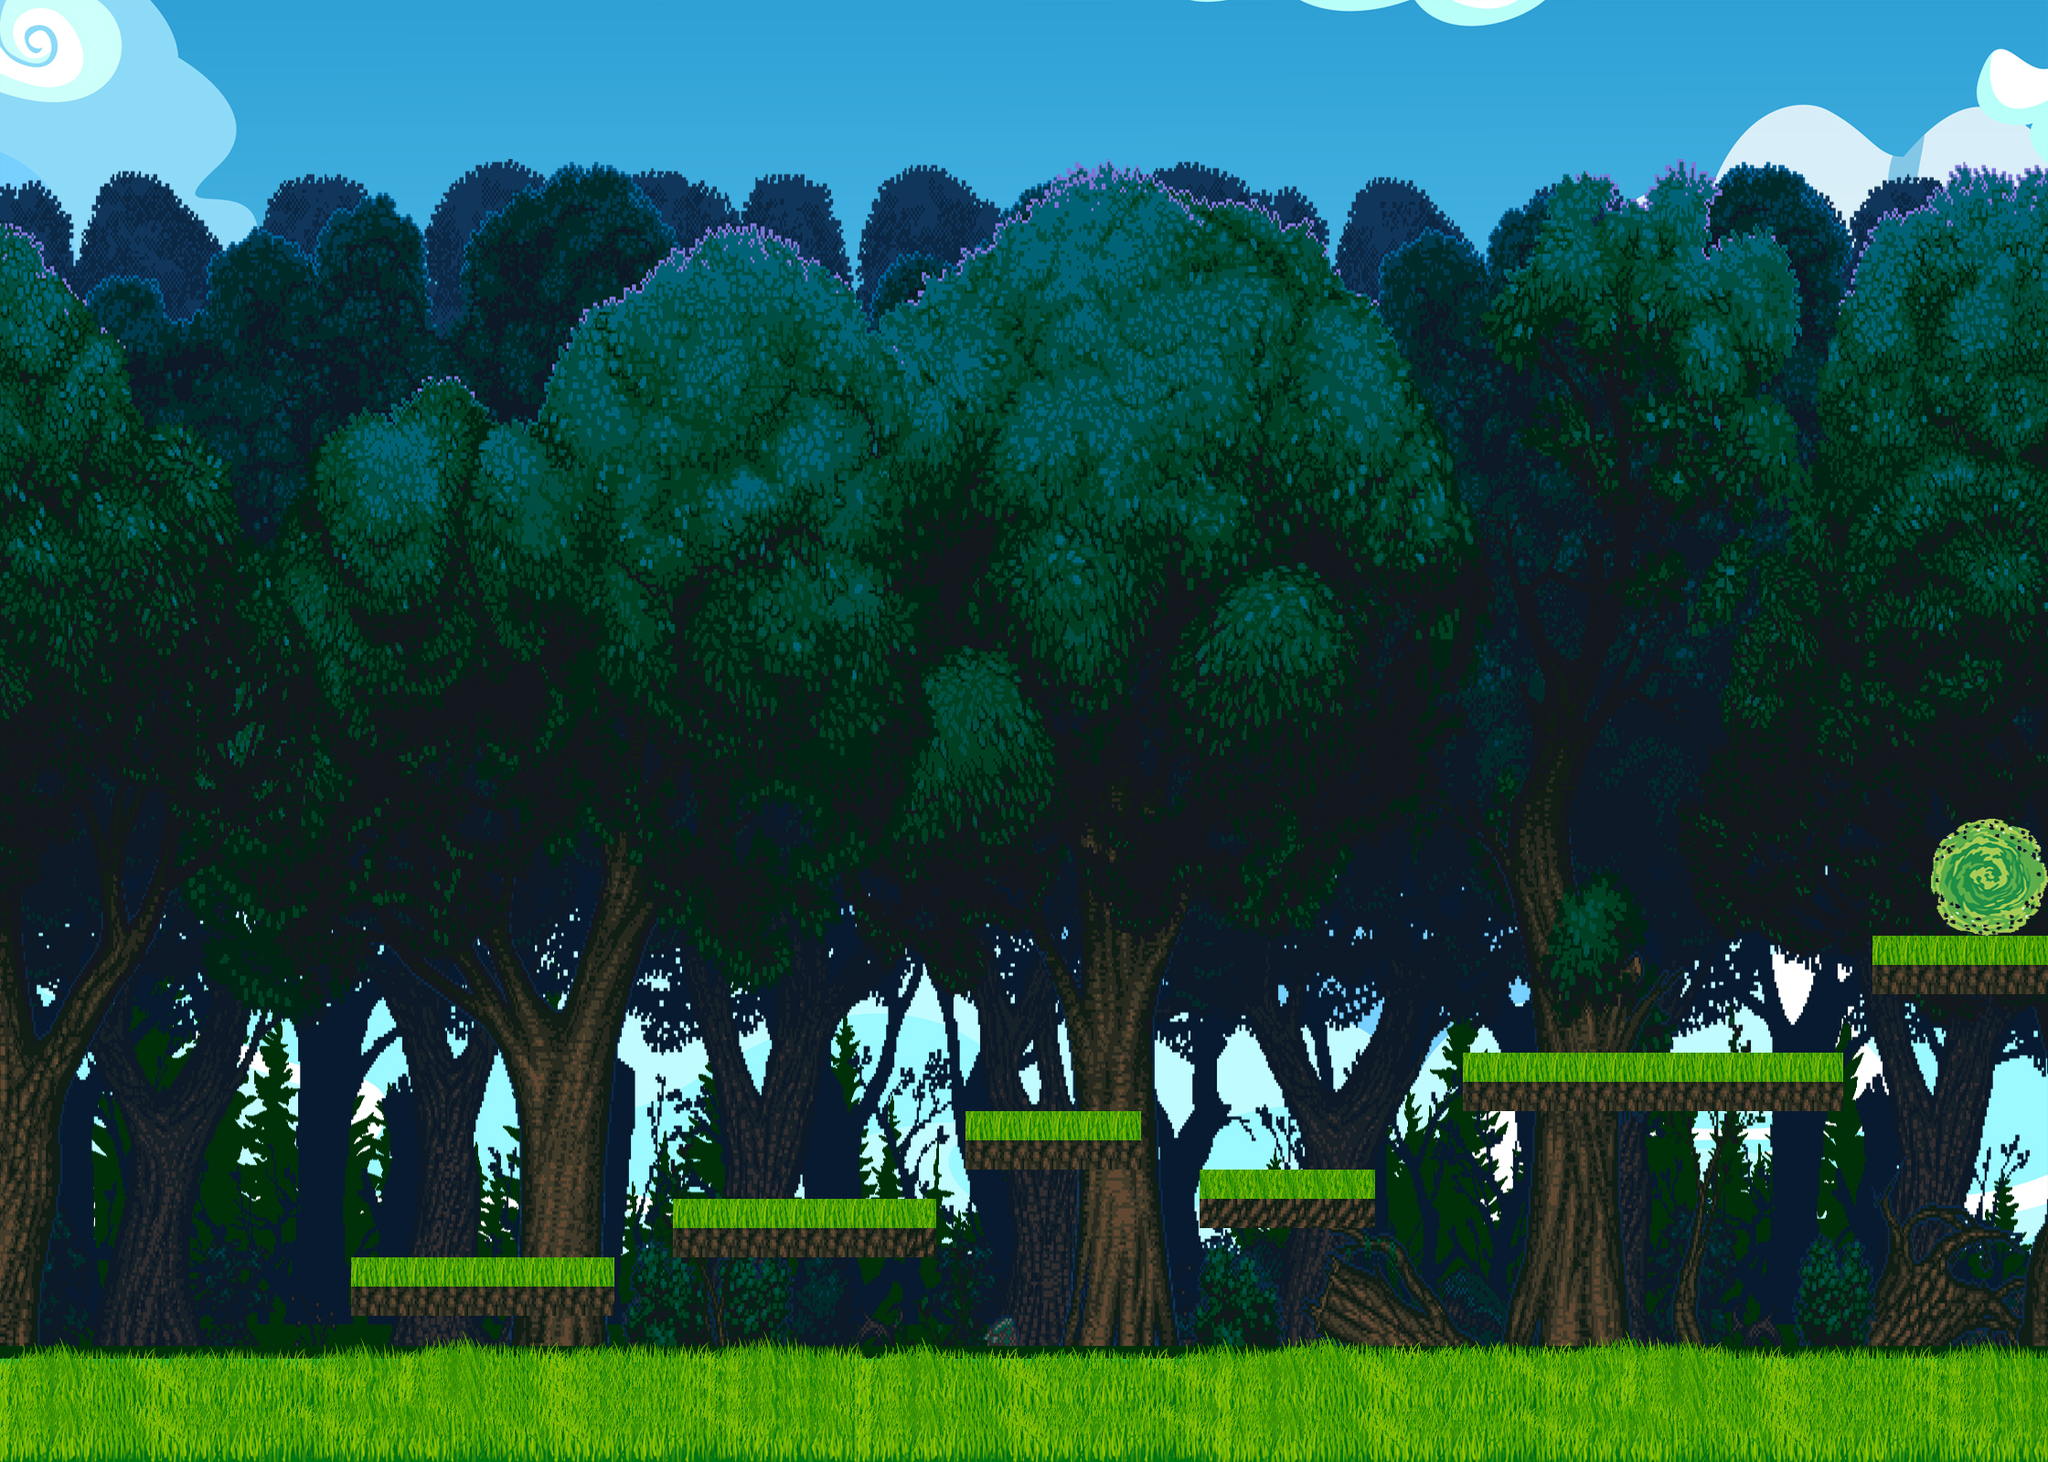

Tiled map render using the project's own tile images. Description and the map definition, with tile-layer contents summarised, below:
An orthogonal 70x50 tile map with 32x32 px tiles, 3 tile layers (Capa de Patrones 1, Capa de patrones 2, Capa de patrones 3), 2 tilesets and 19 objects (2x 2, 2x 1, 0).

<map version="1.0" orientation="orthogonal" renderorder="right-down" width="70" height="50" tilewidth="32" tileheight="32" nextobjectid="48">
 <tileset firstgid="1" name="FONDOFINAL" tilewidth="32" tileheight="32" tilecount="3500">
  <image source="resources/Imagenes/FONDOFINAL.jpg" width="2240" height="1600" />
 </tileset>
 <tileset firstgid="3501" name="portal" tilewidth="32" tileheight="32" tilecount="16">
  <image source="resources/Imagenes/portal.png" width="128" height="128" />
 </tileset>
 <layer name="Capa de Patrones 1" width="70" height="50">
  <data>[3500 cells, 3500 non-empty, 3402 distinct tile ids]</data>
 </layer>
 <layer name="Capa de patrones 2" width="70" height="50">
  <data>[3500 cells, 16 non-empty, 16 distinct tile ids]</data>
 </layer>
 <layer name="Capa de patrones 3" width="70" height="50">
  <data>[3500 cells, 0 non-empty, 0 distinct tile ids]</data>
 </layer>
 <objectgroup name="Capa de Colisiones">
  <object id="1" x="0" y="1505" width="2230" height="85" />
  <object id="3" x="5" y="-5" width="2230" height="25" />
  <object id="4" x="2220" y="-5" width="20" height="1590" />
  <object id="5" x="0" y="-5" width="30" height="1590" />
  <object id="6" x="386" y="1376" width="284" height="64" />
  <object id="7" x="735" y="1314" width="288" height="62" />
  <object id="8" x="1312" y="1278.67" width="192" height="62.6667" />
  <object id="9" x="1602" y="1152" width="408" height="63" />
  <object id="25" x="2050" y="1024" width="195" height="60" />
  <object id="27" x="1059" y="1220" width="190" height="56" />
 </objectgroup>
 <objectgroup name="Capa de Enemigos">
  <object id="15" type="2" x="1780" y="1071" width="78" height="80">
   <ellipse />
  </object>
 </objectgroup>
 <objectgroup name="Capa de Player">
  <object id="21" x="110" y="1112" width="100" height="102">
   <ellipse />
  </object>
 </objectgroup>
 <objectgroup name="Capa de PowerUps">
  <object id="22" type="1" x="870" y="1263" width="35" height="40" />
 </objectgroup>
 <objectgroup name="Capa de Puerta">
  <object id="35" x="2124" y="900" width="104" height="120" />
 </objectgroup>
 <objectgroup name="Capa de Bordes">
  <object id="29" x="0" y="0" width="20" height="1600" />
  <object id="32" x="2240" y="0" width="20" height="1600" />
 </objectgroup>
 <objectgroup name="Capa de Obstaculos" />
 <objectgroup name="Capa de MonedasLlaves">
  <object id="42" type="0" x="424" y="1256" width="100" height="100">
   <ellipse />
  </object>
  <object id="43" type="1" x="1100" y="1112" width="100" height="100">
   <ellipse />
  </object>
  <object id="46" type="2" x="1736" y="1400" width="84" height="120" />
 </objectgroup>
</map>